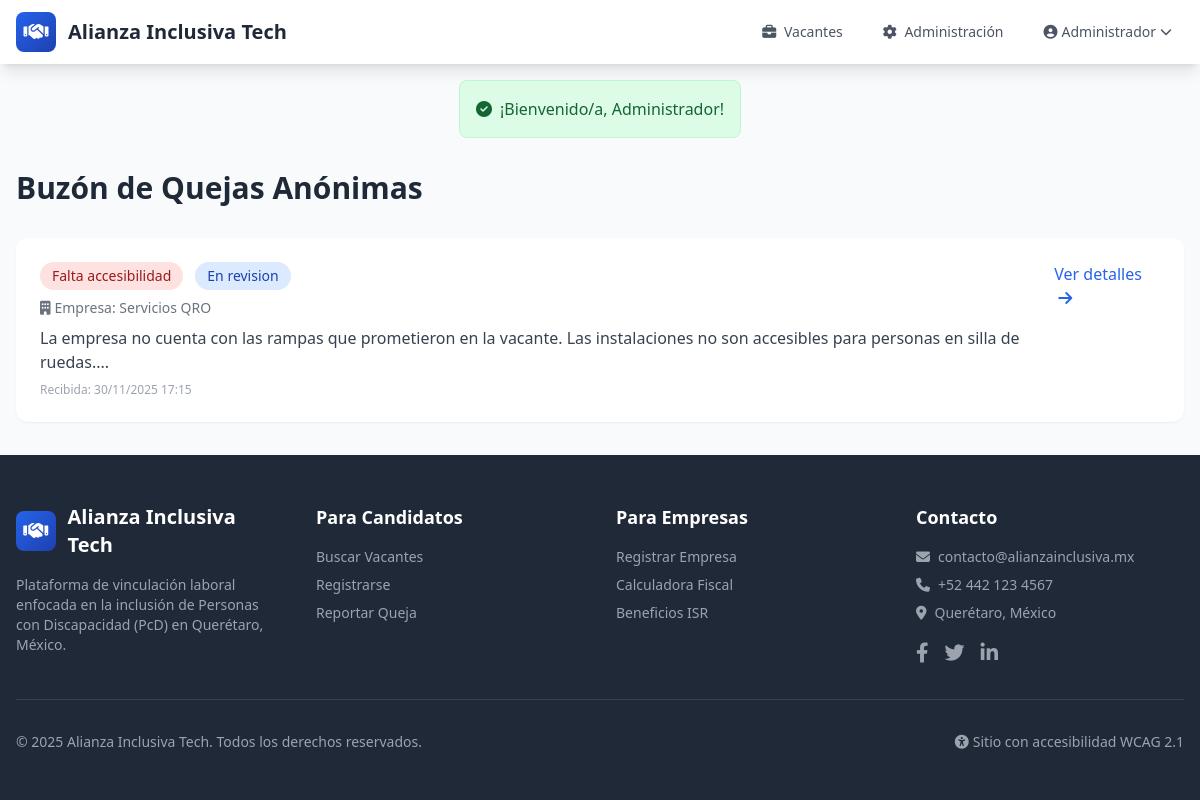
Page /admin/quejas (signed in) on the committed database.
### tables this page shows
CREATE TABLE quejas_anonimas (
    id INT AUTO_INCREMENT PRIMARY KEY,
    empresa_id INT NULL,
    tipo_queja ENUM('discriminacion', 'falta_accesibilidad', 'acoso', 'incumplimiento', 'otro') NOT NULL,
    descripcion TEXT NOT NULL,
    evidencia VARCHAR(255) NULL,
    estado ENUM('pendiente', 'en_revision', 'resuelta', 'archivada') DEFAULT 'pendiente',
    notas_admin TEXT NULL,
    fecha_creacion DATETIME DEFAULT CURRENT_TIMESTAMP,
    fecha_actualizacion DATETIME DEFAULT CURRENT_TIMESTAMP ON UPDATE CURRENT_TIMESTAMP,
    FOREIGN KEY (empresa_id) REFERENCES empresas(id) ON DELETE SET NULL,
    INDEX idx_estado (estado)
);

CREATE TABLE empresas (
    id INT AUTO_INCREMENT PRIMARY KEY,
    usuario_id INT NOT NULL,
    razon_social VARCHAR(255) NOT NULL,
    rfc VARCHAR(13) NOT NULL,
    nombre_comercial VARCHAR(255) NULL,
    direccion_fiscal TEXT NOT NULL,
    colonia VARCHAR(150) NULL,
    municipio VARCHAR(100) NOT NULL,
    estado VARCHAR(100) DEFAULT 'Querétaro',
    codigo_postal VARCHAR(10) NOT NULL,
    sector_industrial VARCHAR(100) NOT NULL,
    tamano_empresa ENUM('micro', 'pequena', 'mediana', 'grande') DEFAULT 'pequena',
    telefono VARCHAR(20) NULL,
    sitio_web VARCHAR(255) NULL,
    logo VARCHAR(255) NULL,
    descripcion TEXT NULL,
    verificada TINYINT(1) DEFAULT 0,
    fecha_creacion DATETIME DEFAULT CURRENT_TIMESTAMP,
    fecha_actualizacion DATETIME DEFAULT CURRENT_TIMESTAMP ON UPDATE CURRENT_TIMESTAMP,
    FOREIGN KEY (usuario_id) REFERENCES usuarios(id) ON DELETE CASCADE,
    INDEX idx_rfc (rfc),
    INDEX idx_municipio (municipio)
);

### app/controllers/BaseController.php (called while the page is built, shortened)
<?php
class BaseController {
    public function __construct() {
        try {
            $this->db = Database::getInstance()->getConnection();
        } catch (Exception $e) {
            $this->db = null;
        }
    }
    protected function view($view, $data = []) {
        extract($data);
        require_once VIEWS_PATH . '/layouts/header.php';
        require_once VIEWS_PATH . '/' . $view . '.php';
        require_once VIEWS_PATH . '/layouts/footer.php';
    }
}

### app/controllers/AdminController.php (called while the page is built, shortened)
<?php
class AdminController extends BaseController {
    public function quejas() {
        $stmt = $this->db->query("
            SELECT q.*, e.nombre_comercial, e.razon_social
            FROM quejas_anonimas q
            LEFT JOIN empresas e ON q.empresa_id = e.id
            ORDER BY q.fecha_creacion DESC
        ");
        $quejas = $stmt->fetchAll();
        $this->view('admin/quejas', ['quejas' => $quejas]);
    }
}

### app/config/router.php (called while the page is built, shortened)
<?php
class Router {
    private $routes = [];
    public function get($pattern, $callback) {
        $this->routes['GET'][$pattern] = $callback;
    }
    public function post($pattern, $callback) {
        $this->routes['POST'][$pattern] = $callback;
    }
    public function dispatch() {
        $method = $_SERVER['REQUEST_METHOD'];
        $uri = $this->getUri();
        if (isset($this->routes[$method])) {
            foreach ($this->routes[$method] as $pattern => $callback) {
                $pattern = preg_replace('/\{([a-zA-Z0-9_]+)\}/', '(?P<$1>[^/]+)', $pattern);
                $pattern = '#^' . $pattern . '$#';
                if (preg_match($pattern, $uri, $matches)) {
                    $params = array_filter($matches, function($key) {
                        return !is_numeric($key);
                    }, ARRAY_FILTER_USE_KEY);
                    return $this->executeCallback($callback, $params);
                }
            }
        }
    }
    private function getUri() {
        $uri = $_SERVER['REQUEST_URI'];
        $uri = '/' . ltrim($uri, '/');
        if ($uri !== '/') {
            $uri = rtrim($uri, '/');
        }
        return $uri;
    }
    private function executeCallback($callback, $params = []) {
        if (is_array($callback)) {
            $controller = $callback[0];
            $method = $callback[1];
            if (is_string($controller)) {
                $controller = new $controller();
            }
            return call_user_func_array([$controller, $method], $params);
        }
        return call_user_func_array($callback, $params);
    }
}

### index.php (called while the page is built, shortened)
<?php
require_once BASE_PATH . '/app/config/database.php';
require_once BASE_PATH . '/app/config/helpers.php';
require_once BASE_PATH . '/app/config/router.php';
require_once BASE_PATH . '/app/controllers/BaseController.php';
require_once BASE_PATH . '/app/controllers/AdminController.php';
$router = new Router();
$router->get('/', ['HomeController', 'index']);
$router->get('/vacantes', ['VacanteController', 'listar']);
$router->get('/vacante/{slug}', ['VacanteController', 'ver']);
$router->get('/login', ['AuthController', 'loginForm']);
$router->post('/login', ['AuthController', 'login']);
$router->get('/registro', ['AuthController', 'registroForm']);
$router->get('/registro/empresa', ['AuthController', 'registroEmpresaForm']);
$router->post('/registro/empresa', ['AuthController', 'registroEmpresa']);
$router->get('/registro/candidato', ['AuthController', 'registroCandidatoForm']);
$router->post('/registro/candidato', ['AuthController', 'registroCandidato']);
$router->get('/logout', ['AuthController', 'logout']);
$router->get('/recuperar', ['AuthController', 'recuperarForm']);
$router->post('/recuperar', ['AuthController', 'recuperar']);
$router->get('/empresa/dashboard', ['EmpresaController', 'dashboard']);
$router->get('/empresa/perfil', ['EmpresaController', 'perfil']);
$router->post('/empresa/perfil', ['EmpresaController', 'actualizarPerfil']);
$router->get('/empresa/vacantes', ['EmpresaController', 'misVacantes']);
$router->get('/empresa/vacante/nueva', ['EmpresaController', 'nuevaVacante']);
$router->post('/empresa/vacante/nueva', ['EmpresaController', 'guardarVacante']);
$router->get('/empresa/vacante/{id}/editar', ['EmpresaController', 'editarVacante']);
$router->post('/empresa/vacante/{id}/editar', ['EmpresaController', 'actualizarVacante']);
$router->get('/empresa/vacante/{id}/postulaciones', ['EmpresaController', 'verPostulaciones']);
$router->post('/empresa/postulacion/{id}/estado', ['EmpresaController', 'cambiarEstadoPostulacion']);
$router->get('/empresa/contrataciones', ['EmpresaController', 'contrataciones']);
$router->get('/empresa/contratacion/nueva', ['EmpresaController', 'nuevaContratacion']);
$router->post('/empresa/contratacion/nueva', ['EmpresaController', 'guardarContratacion']);
$router->get('/candidato/dashboard', ['CandidatoController', 'dashboard']);
$router->get('/candidato/perfil', ['CandidatoController', 'perfil']);
$router->post('/candidato/perfil', ['CandidatoController', 'actualizarPerfil']);
$router->get('/candidato/postulaciones', ['CandidatoController', 'misPostulaciones']);
$router->post('/vacante/{id}/postular', ['CandidatoController', 'postular']);
$router->get('/candidato/vacantes-compatibles', ['CandidatoController', 'vacantesCompatibles']);
$router->get('/fiscal/calculadora', ['FiscalController', 'calculadora']);
$router->post('/fiscal/calcular', ['FiscalController', 'calcular']);
$router->get('/fiscal/reporte', ['FiscalController', 'reporte']);
$router->get('/fiscal/reporte/pdf', ['FiscalController', 'generarPDF']);
$router->get('/admin/dashboard', ['AdminController', 'dashboard']);
$router->get('/admin/candidatos', ['AdminController', 'candidatos']);
$router->get('/admin/candidato/{id}', ['AdminController', 'verCandidato']);
$router->post('/admin/candidato/{id}/verificar', ['AdminController', 'verificarCertificado']);
$router->get('/admin/empresas', ['AdminController', 'empresas']);
$router->post('/admin/empresa/{id}/verificar', ['AdminController', 'verificarEmpresa']);
$router->get('/admin/vacantes', ['AdminController', 'vacantes']);
$router->post('/admin/vacante/{id}/estado', ['AdminController', 'cambiarEstadoVacante']);
$router->get('/admin/quejas', ['AdminController', 'quejas']);
$router->get('/admin/queja/{id}', ['AdminController', 'verQueja']);
$router->post('/admin/queja/{id}/estado', ['AdminController', 'cambiarEstadoQueja']);
$router->get('/admin/reportes', ['AdminController', 'reportes']);
$router->get('/queja/nueva', ['AdminController', 'nuevaQueja']);
$router->post('/queja/nueva', ['AdminController', 'guardarQueja']);
$router->get('/admin/configuraciones', ['ConfigController', 'index']);
$router->post('/admin/configuraciones', ['ConfigController', 'guardar']);
$router->notFound(function() {
    require_once VIEWS_PATH . '/layouts/header.php';
    echo '<div class="container mx-auto px-4 py-16 text-center">';
    echo '<h1 class="text-6xl font-bold text-gray-300 mb-4">404</h1>';
    echo '<p class="text-xl text-gray-600 mb-8">Página no encontrada</p>';
    echo '<a href="' . BASE_URL . '" class="bg-blue-600 text-white px-6 py-3 rounded-lg hover:bg-blue-700 transition">Volver al inicio</a>';
    echo '</div>';
    require_once VIEWS_PATH . '/layouts/footer.php';
});
$router->dispatch();

### app/config/database.php (called while the page is built, shortened)
<?php
class Database {
    private static $instance = null;
    private $connection;
    private function __construct() {
        try {
            $dsn = "mysql:host=" . DB_HOST . ";dbname=" . DB_NAME . ";charset=" . DB_CHARSET;
            $options = [
                PDO::ATTR_ERRMODE => PDO::ERRMODE_EXCEPTION,
                PDO::ATTR_DEFAULT_FETCH_MODE => PDO::FETCH_ASSOC,
                PDO::ATTR_EMULATE_PREPARES => false,
            ];
            $this->connection = new PDO($dsn, DB_USER, DB_PASS, $options);
        } catch (PDOException $e) {
            if (defined('ENVIRONMENT') && ENVIRONMENT === 'development') {
                error_log("Error de conexión DB: " . $e->getMessage());
            } else {
                error_log("Error de conexión DB - Código: " . $e->getCode());
            }
            throw new Exception("Error de conexión a la base de datos");
        }
    }
    public static function getInstance() {
        if (self::$instance === null) {
            self::$instance = new self();
        }
        return self::$instance;
    }
    public function getConnection() {
        return $this->connection;
    }
}

### app/config/helpers.php (called while the page is built, shortened)
<?php
function formatoFecha($fecha, $conHora = false) {
    $timestamp = strtotime($fecha);
    if ($conHora) {
        return date('d/m/Y H:i', $timestamp);
    }
    return date('d/m/Y', $timestamp);
}

### app/views/admin/quejas.php (the view, shortened to what this page needs)
<div class="py-8 px-4">
    <div class="max-w-7xl mx-auto">
        <h1 class="text-3xl font-bold text-gray-800 mb-8">Buzón de Quejas Anónimas</h1>
        <?php if (empty($quejas)): ?>
        <div class="bg-white rounded-xl p-12 text-center">
            <i class="fas fa-inbox text-gray-300 text-5xl mb-4"></i>
            <p class="text-gray-500">No hay quejas registradas</p>
        </div>
        <?php else: ?>
        <div class="space-y-4">
            <?php foreach ($quejas as $q): ?>
            <div class="bg-white rounded-xl shadow-sm p-6">
                <div class="flex justify-between items-start">
                    <div>
                        <div class="flex items-center gap-3 mb-2">
                            <span class="bg-red-100 text-red-800 px-3 py-1 rounded-full text-sm font-medium">
                                <?= ucfirst(str_replace('_', ' ', $q['tipo_queja'])) ?>
                            </span>
                            <span class="px-3 py-1 rounded-full text-sm font-medium
                                <?= $q['estado'] === 'pendiente' ? 'bg-yellow-100 text-yellow-800' :
                                   ($q['estado'] === 'en_revision' ? 'bg-blue-100 text-blue-800' :
                                   ($q['estado'] === 'resuelta' ? 'bg-green-100 text-green-800' : 'bg-gray-100 text-gray-800')) ?>">
                                <?= ucfirst(str_replace('_', ' ', $q['estado'])) ?>
                            </span>
                        </div>
                        <?php if ($q['empresa_id']): ?>
                        <p class="text-sm text-gray-500 mb-2">
                            <i class="fas fa-building mr-1"></i>Empresa: <?= htmlspecialchars($q['nombre_comercial'] ?? $q['razon_social']) ?>
                        </p>
                        <?php endif; ?>
                        <p class="text-gray-700"><?= htmlspecialchars(substr($q['descripcion'], 0, 200)) ?>...</p>
                        <p class="text-xs text-gray-400 mt-2">Recibida: <?= formatoFecha($q['fecha_creacion'], true) ?></p>
                    </div>
                    <a href="<?= BASE_URL ?>/admin/queja/<?= $q['id'] ?>" class="text-primary hover:underline">
                        Ver detalles <i class="fas fa-arrow-right ml-1"></i>
                    </a>
                </div>
            </div>
            <?php endforeach; ?>
        </div>
        <?php endif; ?>
    </div>
</div>

### rows in the picture
quejas_anonimas: tipo_queja "Falta accesibilidad", estado "En revision", empresa.nombre_comercial "Servicios QRO", descripcion "La empresa no cuenta con las rampas que prometieron en la vacante. Las instalaciones no son accesibles para personas en silla de ruedas.", fecha_creacion "30/11/2025 17:15"

### other values in the picture
$sitioNombre "Alianza Inclusiva Tech"
$user['nombre'] "Administrador"
$flash['mensaje'] "¡Bienvenido/a, Administrador!"
SITE_NAME "Alianza Inclusiva Tech"
SITE_CONTACT_EMAIL "contacto@alianzainclusiva.mx"
SITE_CONTACT_PHONE "+52 442 123 4567"
